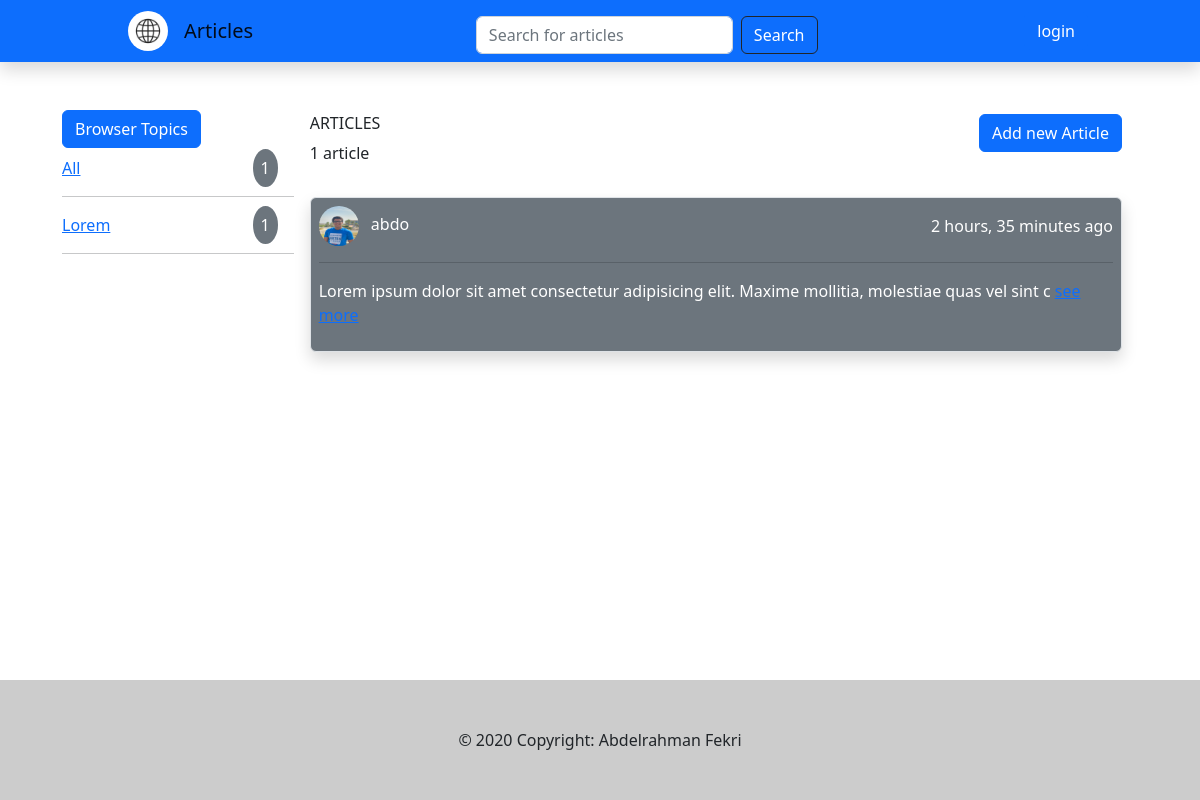
/, run on an earlier commit of the app's database.
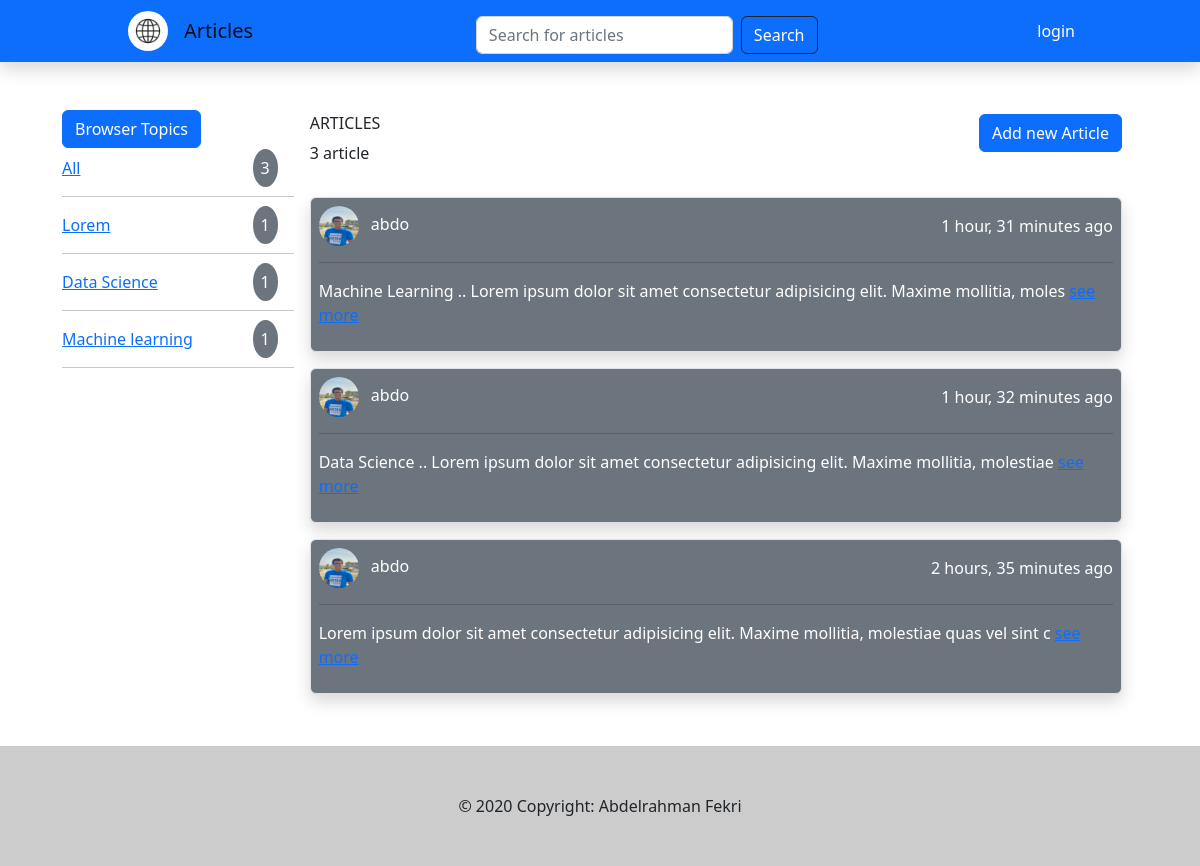
And on a later commit of the database.
### Social/models.py (models this page shows, shortened)
class Topic(models.Model):
    Name = models.CharField(max_length=30)
    NoArticles = models.IntegerField(default=0)

class Article(models.Model):
    Topic = models.ForeignKey(Topic,on_delete=models.CASCADE)
    Content = models.TextField(max_length=1000)
    Owner = models.ForeignKey(User,on_delete=models.CASCADE,related_name="author")
    updated_at = models.DateTimeField(null=True,auto_now=True)
    created_at = models.DateTimeField(null=True,auto_now_add=True)
    noLike = models.PositiveIntegerField(default=0)
    noDislike = models.PositiveIntegerField(default=0)
    userLike = models.ManyToManyField(User,related_name="Users_like_article")
    userDisLike = models.ManyToManyField(User,related_name="User_dislike_article")
    class Meta:
        ordering = ('-updated_at','-created_at')

class User(AbstractUser):
    username = models.CharField(null=True,max_length=50)
    Avatar = models.ImageField(null=True,default='avatar.svg')
    email = models.EmailField(unique=True)
    USERNAME_FIELD = 'email'
    REQUIRED_FIELDS = ['username']

### Social/views.py (the view)
# urls.py: path('',homeView,name='home'),
def homeView(request):
    topics = Topic.objects.all()[0:20]
    q = request.GET.get('q')
    topic = request.GET.get('topic')
    if topic is not None:
        try:
           articles = Article.objects.filter(Topic__Name=topic)
        except:
            articles = {}
    else:
        if q is None:
            q = ''
        articles = Article.objects.filter(
            Q(Content__icontains=q)
            )
    articles = articles[0:20]
    numberOfArticles = articles.count()
    allArticle = Article.objects.all().count()
    context = {"topics":topics,"articles":articles,"NoArticle":numberOfArticles,"allArticle":allArticle}
    return render(request,'Social/index.html',context)

### Social/templates/Social/index.html
{%extends 'main.html' %}
{%block content %}
<div class="container mw-100 d-flex mt-5 flex-column flex-md-row" style="width:1100px;">
    {%include 'Social/articleTopics.html' %}
    {%include 'Social/articles.html'%}
</div>
{% endblock content %}

### Social/templates/Social/articleTopics.html
<div class="mw-75 mb-3 m-0" style="width:300px">
    <button class="btn btn-primary" type="button" data-toggle="collapse" data-target="#collapseExample"
        aria-expanded="True" aria-controls="collapseExample">
        Browser Topics
    </button>
    <div class="collapse show" id="collapseExample">
        <div class="d-flex justify-content-between align-items-center my-2">
            <div>
                <a href="{% url 'home' %}"><span>All</span></a>
            </div>
            <div>
                <span class="bg-secondary rounded-circle me-3 p-2 text-white">{{allArticle}}</span>
            </div>
        </div>
        <hr>
        {% for i in topics %}
        <div class="d-flex justify-content-between align-items-center my-3">
            <a href="{% url 'home'%}?topic={{i.Name}}">
                <span>{{i.Name}}</span>
            </a>
            <div>
                <span class="bg-secondary rounded-circle me-3 p-2 text-white">{{i.NoArticles}}</span>
            </div>
        </div>
        <hr>
        {% endfor %}
    </div>
</div>

### Social/templates/Social/articles.html (shortened to what this page needs)
{%load static %}
<div class="w-100 container m-1 h-auto">
    <div class="d-flex justify-content-between">
        <div>
            <h6>ARTICLES</h6>
            <p>{{NoArticle}} article</p>
        </div>
        <div>
            <a href="{% url 'createArticle'%}" class="btn btn-primary">Add new Article</a>
        </div>
    </div>
    {% for i in articles%}
    <div class="w-100 bg-secondary shadow border rounded p-2 mt-3 h-auto">
        <div class="d-flex align-items-center justify-content-between">
            <div>
                <img class="rounded rounded-circle" src="{%static i.Owner.Avatar.url%}" style="height:5vh;width:5vh;">
                <span class="m-2 text-white">{{i.Owner.username}}</span>
            </div>
            <div>
                <span class="text-white">{{i.created_at|timesince}} ago</span>
            </div>
        </div>
        <hr>
        <div class="text-white">
            <p class="text-break">{{i.Content|slice:"0:100"}}
                <span><a class="link text-bold" href="{% url 'details' i.id%}">see more</a></span>
            </p>
        </div>
    </div>
    {% endfor %}
</div>

What changed in the data, as far as the page shows it:
added Topic: Name "Data Science", NoArticles "1"
added Topic: Name "Machine learning", NoArticles "1"
added Article: Owner.Avatar (picture), Owner.username "abdo", created_at "1 hour, 31 minutes", Content "Machine Learning .. Lorem ipsum dolor sit amet consectetur adipisicing elit. Maxime mollitia, moles"
added Article: Owner.Avatar (picture), Owner.username "abdo", created_at "1 hour, 32 minutes", Content "Data Science .. Lorem ipsum dolor sit amet consectetur adipisicing elit. Maxime mollitia, molestiae"
Also different on the page:
{{ allArticle }}: "1" → "3"
{{ NoArticle }}: "1" → "3"
